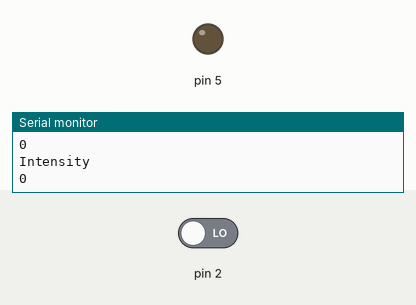
This sketch was run on a simulated Arduino Uno, built with avr-gcc and run on an emulated ATmega328P. On the bench: output pins drawn as LEDs (lit = HIGH), the last lines printed to the serial monitor. The inputs (shaded band) are chosen by the test bench; at power-on: pin 2 LOW.

Above: at 1.4 s.
1.5 s: pin 2 driven HIGH
At 3.0 s:
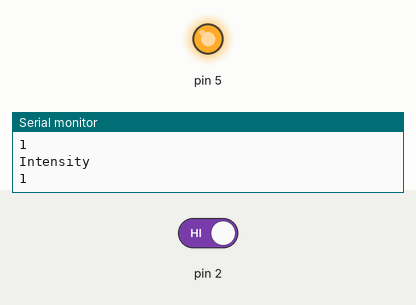
3.3 s: pin 2 driven LOW
At 4.4 s:
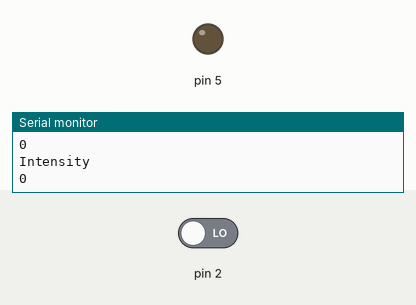
Timing chart, 0 to 6.3 s (numbered marks = the images above; inputs shaded):
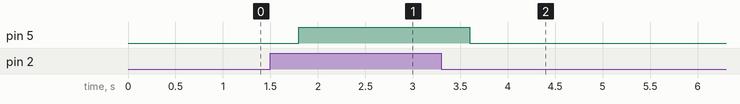

Measured:
- after the input at 1.5 s, pin 5: LOW → HIGH after 0.30 s
- after the input at 3.3 s, pin 5: HIGH → LOW after 0.30 s

The sketch:

Lab2.ino
```cpp
// C++ code
//
void setup()
{
  pinMode(2, INPUT);
  pinMode(5, OUTPUT);
  Serial.begin(9600);
}

void loop()
{
  int temp=digitalRead(2);
  Serial.println("Intensity");
  Serial.println(temp);
  delay(300);
  if(temp==HIGH)
  digitalWrite(5, HIGH);
  else
  digitalWrite(5, LOW);
}
```
